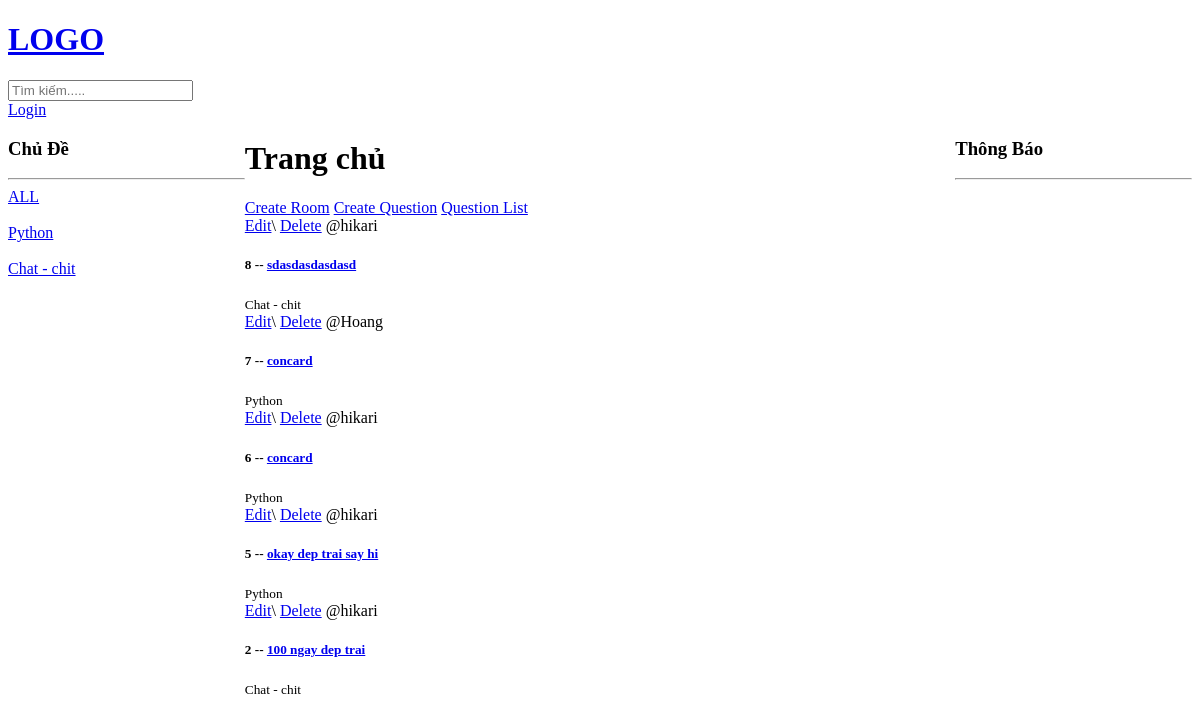
The app's page /, older data.
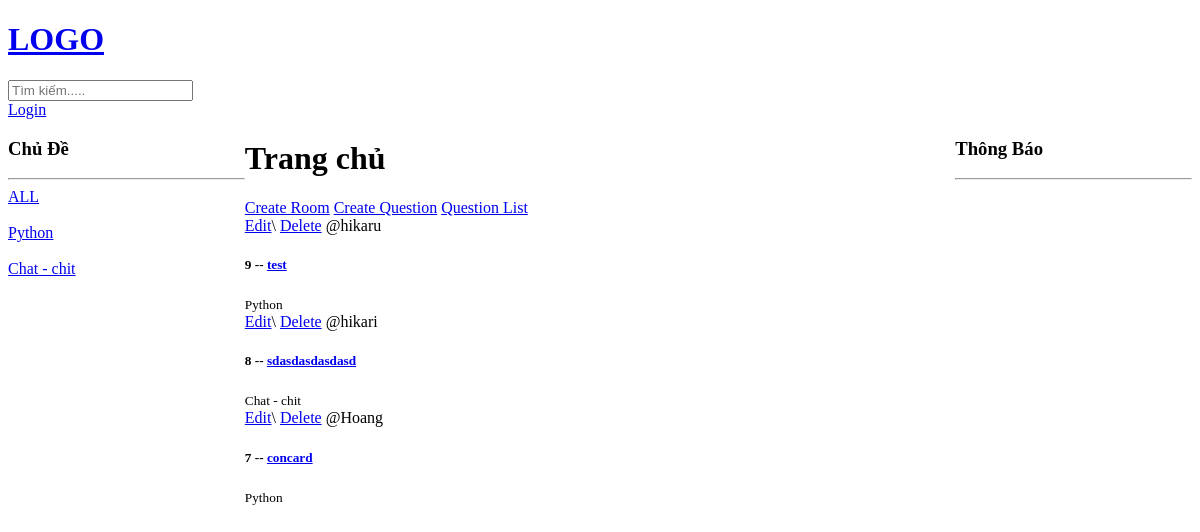
The same page, newer data.
### base/models.py (models this page shows, shortened)
class Topic(models.Model):
    name = models.CharField(max_length=200)
    description = models.TextField(null = True, blank = True)

class Room(models.Model):
    host = models.ForeignKey(User, on_delete=models.SET_NULL, null = True)
    topic = models.ForeignKey(Topic, on_delete=models.SET_NULL, null = True)
    name= models.CharField(max_length=200)
    description = models.TextField(null = True, blank = True)
    updated = models.DateTimeField(auto_now=True)
    created = models.DateTimeField(auto_now_add=True)
    class Meta:
        ordering = ["-updated", "-created"]

### base/views.py (the view)
# urls.py: path('', views.home , name="home"),
def home(request):
    q = request.GET.get('q') if request.GET.get('q') != None else ''
    rooms = Room.objects.filter(
        Q(topic__name__icontains = q) |
        Q(name__icontains=q) |
        Q(description__icontains=q)
        )
    topics = Topic.objects.all()
    context = {'rooms': rooms , 'topics':topics }
    return render(request, 'base/home.html', context)

### base/templates/base/home.html (shortened to what this page needs)
{% extends 'main.html' %}
{% block content %}
<div class="home-container">
    <div>
        {% include 'base/topic_bar.html' %}
    </div>
    <div>
        <h1>Trang chủ</h1>
        <a href="{%url 'create-room'%}">Create Room</a>
        <a href="{%url 'create-question'%}">Create Question</a>
        <a href="{%url 'question_list'%}">Question List</a>
        <div>
            {%for room in rooms%}
                <div>
                    <a href="{% url 'update-room' room.id %}">Edit</a>\
                    <a href="{% url 'delete-room' room.id %}">Delete</a>
                    <span>@{{room.host.username}} </span>
                <h5>{{room.id}} --  <a href="{% url 'room' room.id %} " > {{room.name}}</a></h5>
                <small>{{room.topic.name}}</small>
                </div>
            {%endfor%}
        </div>
    </div>
    <div>
        {%include 'base/notification_bar.html'%}
    </div>
</div>
{% endblock content %}

### templates/main.html (shortened to what this page needs)
<!DOCTYPE html>
<html lang="en">
    <head>
    </head>
    <body>
        {% include 'navbar.html' %}
        {% block content %}
        {% endblock %}
    </body>
</html>

### templates/navbar.html
<a href='/'>
    <h1>LOGO</h1>
</a>
<form method="GET" action="{%url 'home' %}">
    <input type="text" name="q" placeholder="Tìm kiếm.....">
</form>
{%if request.user.is_authenticated%}
<a href="{%url 'logout'%}">Logout</a>
<a href="{%url 'profile'%}">Profile</a>
{%else%}
<a href="{%url 'login'%}">Login</a>
{%endif%}

### base/templates/base/topic_bar.html (shortened to what this page needs)
{%block content%}
<div class="topic-wraper">
    <h3>Chủ Đề</h3>
    <hr>
    <div>
        <a href="{%url 'home'%}">ALL</a>
    </div>
    <br>
    {%for topic in topics%}
    <div>
        <a href="{%url 'home'%}?q={{topic.name}}">{{topic.name}}</a>
    </div>
    <br>
    {%endfor%}
</div>
{%endblock%}

### base/templates/base/notification_bar.html (shortened to what this page needs)
{%block content%}
<div>
    <h3>Thông Báo</h3>
    <hr>
</div>
{% endblock %}

### base/templates/base/home.html (style rules this page uses)
.home-container { display: grid; grid-template-columns: 1fr 3fr 1fr; }

Row changes from the older to the newer data that the page shows:
removed Room: host.username "hikari", id "6", name "concard", topic.name "Python"
removed Room: host.username "hikari", id "5", name "okay dep trai say hi", topic.name "Python"
removed Room: host.username "hikari", id "2", name "100 ngay dep trai", topic.name "Chat - chit"
added Room: host.username "hikaru", id "9", name "test", topic.name "Python"
